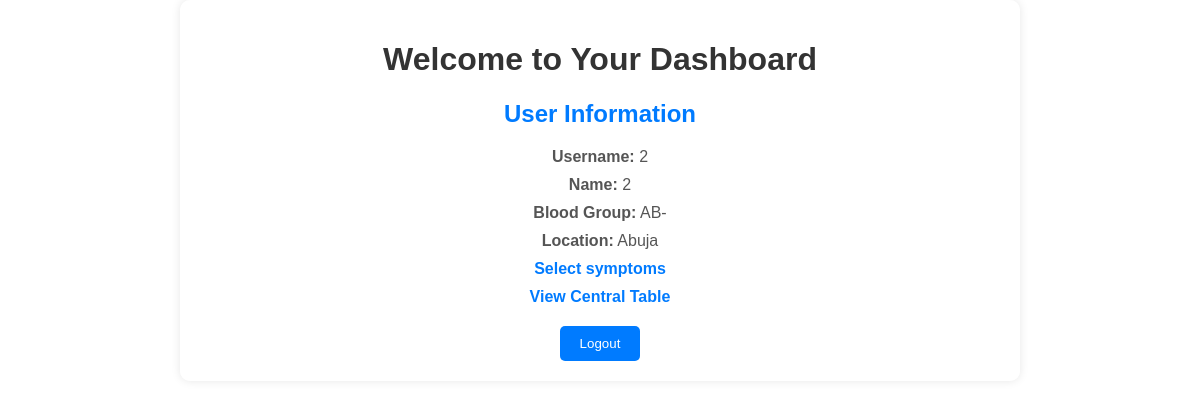
Page /dashboard (signed in) on the committed database.
### App.py (models this page shows, shortened)
class User(db.Model):
    id = db.Column(db.Integer, primary_key=True)
    username = db.Column(db.String(80), unique=True, nullable=False)
    password = db.Column(db.String(128), nullable=False)
    name = db.Column(db.String(80))
    blood_group = db.Column(db.String(10))
    location = db.Column(db.String(100))
    age = db.Column(db.Integer, nullable=False)  # Add age field

### App.py (the view)
@app.route('/dashboard')
def dashboard():
    if 'user_id' in session:
        user = User.query.get(session['user_id'])
        return render_template('dashboard.html', user=user)
    else:
        return redirect('/login')

### templates/dashboard.html (shortened to what this page needs)
<!DOCTYPE html>
<html lang="en">
<head>
</head>
<body>
    <div class="container">
        <h1>Welcome to Your Dashboard</h1>
        <h2>User Information</h2>
        <p><strong>Username:</strong> {{ user.username }}</p>
        <p><strong>Name:</strong> {{ user.name }}</p>
        <p><strong>Blood Group:</strong> {{ user.blood_group }}</p>
        <p><strong>Location:</strong> {{ user.location }}</p>
        <p><a href="/ML">Select symptoms</a></p>
        <p><a href="/central_table">View Central Table</a></p>
        <form method="POST" action="/logout">
            <input type="submit" value="Logout">
        </form>
    </div>
</body>
</html>

### templates/dashboard.html (style rules this page uses)
body { font-family: Arial, sans-serif; background-image: url("/static/images/medical-report-with-medical-equipment.jpg"); background-repeat: no-repeat; background-size: cover; text-align: center; margin: 0; padding: 0; }
.container { width: 100%; max-width: 800px; margin: 0 auto; padding: 20px; background-color: rgba(255, 255, 255, 0.8); box-shadow: 0 0 10px rgba(0, 0, 0, 0.1); border-radius: 10px; }
h1 { color: #333; }
h2 { color: #007BFF; }
p { color: #555; margin: 10px 0; }
a { color: #007BFF; text-decoration: none; font-weight: bold; }
form { margin-top: 20px; }
input[type="submit"] { background-color: #007BFF; color: #fff; padding: 10px 20px; border: none; cursor: pointer; border-radius: 5px; }

### rows in the picture
User: username "2", name "2", blood_group "AB-", location "Abuja"
